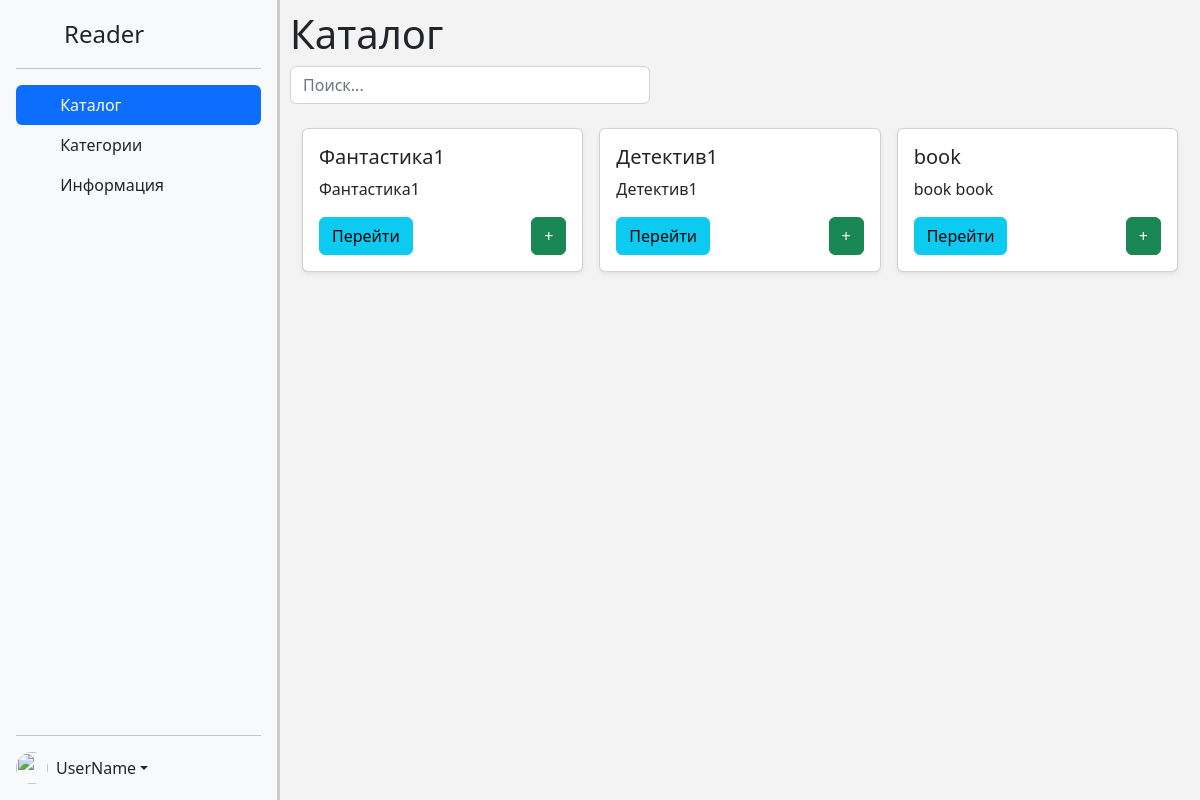
Before: / with the older database file.
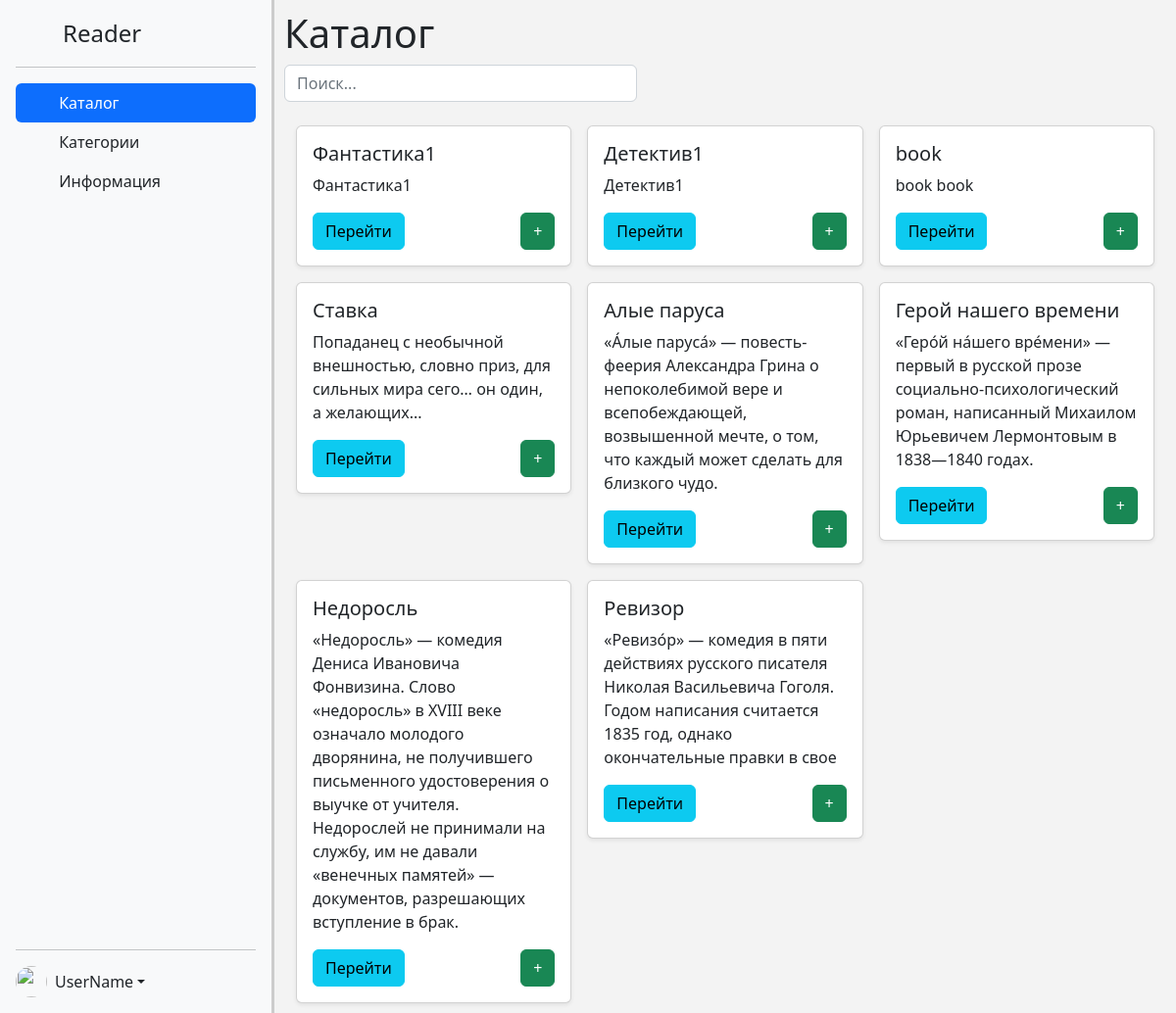
After: the same page with the newer database file.
### main/models.py (models this page shows, shortened)
class Book(models.Model):
    name = models.CharField(max_length=50)
    year = models.IntegerField()
    rate = models.IntegerField()
    pages = models.IntegerField()
    description = models.CharField(max_length=500)
    file = models.FileField(upload_to='files/', null=True)
    categories = models.ForeignKey(Categories, on_delete=models.CASCADE)

### main/views.py (the view)
# urls.py: path("", index.as_view(), name='index'),
class index(View):
    def get(self, request):
        context = {}
        if 'login' in request.session:
            context['name'] = request.session['login']
        context['books'] = Book.objects.all()
        if 'id' in request.GET:
            cat = Categories.objects.get(id=request.GET['id'])
            context['books'] = Book.objects.filter(categories=cat)
        else:
            context['books'] = Book.objects.all()
        return render(request, "main/index.html", context=context)

### main/templates/main/index.html (shortened to what this page needs)
{% extends 'base/index.html' %} {% block main %}
<div id="outer-container">
  {% include 'base/header.html' %}
  <div id="content">
    <h1>Каталог</h1>
    <input
      id="search"
      type="text"
      class="form-control"
      placeholder="Поиск..."
      style="width: 40%"
    /><br />
    <div class="container">
      <div class="row row-cols-1 row-cols-sm-2 row-cols-md-3 g-3">
        {% for i in books %}
        <div class="col">
          <div class="card shadow-sm">
            <div class="card-body">
              <h5>{{i.name}}</h5>
              <p class="card-text">{{i.description}}</p>
              <div class="d-flex justify-content-between align-items-center">
                <a
                  href="{% url 'viewBook' %}?id={{ i.id }}"
                  class="btn btn-info"
                  >Перейти</a
                >
                <a
                  href="{% url 'addBookMe' %}?id={{ i.id }}"
                  class="btn btn-success"
                  >+</a
                >
              </div>
            </div>
          </div>
        </div>
        {% endfor %}
      </div>
    </div>
  </div>
</div>
{% endblock main %}

Changed rows visible on the page:
added Book: name "Ставка", description "Попаданец с необычной внешностью, словно приз, для сильных мира сего… он один, а желающих..."
added Book: name "Алые паруса", description "«А́лые паруса́» — повесть-феерия Александра Грина о непоколебимой вере и всепобеждающей, возвышенной мечте, о том, что каждый может сделать для близкого чудо."
added Book: name "Герой нашего времени", description "«Геро́й на́шего вре́мени» — первый в русской прозе социально-психологический роман, написанный Михаилом Юрьевичем Лермонтовым в 1838—1840 годах."
added Book: name "Недоросль", description "«Недоросль» — комедия Дениса Ивановича Фонвизина. Слово «недоросль» в XVIII веке означало молодого дворянина, не получившего письменного удостоверения о выучке от учителя. Недорослей не принимали на службу, им не давали «венечных памятей» — документов, разрешающих вступление в брак."
added Book: name "Ревизор", description "«Ревизо́р» — комедия в пяти действиях русского писателя Николая Васильевича Гоголя. Годом написания считается 1835 год, однако окончательные правки в свое"
